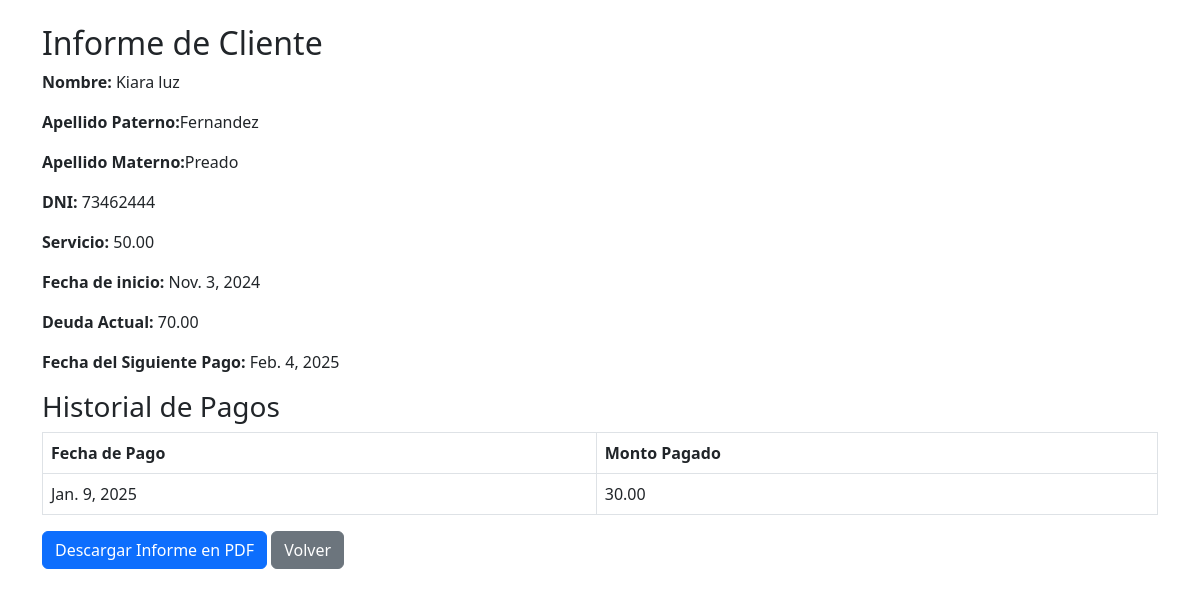
Page /informe/11/ on the committed database.
### app/models.py (models this page shows, shortened)
class Cliente(models.Model):
    SERVICIO_CHOICES = [
        (30, "30"),
        (35, "35"),
        (40, "40"),
        (45, "45"),
        (50, "50"),
        (55, "55"),
    ]
    nombre = models.CharField(max_length=100)
    apellido_paterno = models.CharField(max_length=100)
    apellido_materno = models.CharField(max_length=100)
    dni = models.CharField(max_length=8, unique=True)
    servicio = models.DecimalField(max_digits=5, decimal_places=2, choices=SERVICIO_CHOICES)
    fecha_inicio = models.DateField()
    direccion = models.TextField()
    def deuda_actual(self):
        meses_transcurridos = (date.today().year - self.fecha_inicio.year) * 12 + (date.today().month - self.fecha_inicio.month)
        pagos_realizados = self.pago_set.aggregate(models.Sum('monto_pagado'))['monto_pagado__sum'] or 0
        deuda_total = meses_transcurridos * (self.servicio) - pagos_realizados
        return  max(deuda_total, 0)
    def siguiente_pago(self):
        meses_transcurridos = (date.today().year - self.fecha_inicio.year) * 12 + (date.today().month - self.fecha_inicio.month)
        return self.fecha_inicio + timedelta(days=31 * (meses_transcurridos + 1))

class Pago(models.Model):
    cliente = models.ForeignKey(Cliente, on_delete=models.CASCADE)
    fecha_pago = models.DateField(auto_now_add=True)
    monto_pagado = models.DecimalField(max_digits=10, decimal_places=2)
    class Meta:
        ordering = ['-fecha_pago']

### app/views.py (the view)
# urls.py: path('informe/<int:pk>/', views.ver_informe, name='ver_informe'),
def ver_informe(request, pk):
    cliente = get_object_or_404(Cliente, pk=pk)
    pagos = cliente.pago_set.all()
    deuda_actual = cliente.deuda_actual()
    siguiente_pago = cliente.siguiente_pago()
    return render(request, 'ver_informe.html', {
        'cliente': cliente,
        'pagos': pagos,
        'deuda_actual': deuda_actual,
        'siguiente_pago': siguiente_pago,
    })

### app/templates/ver_informe.html
{% extends 'base.html' %}
{% block content %}
<h2>Informe de Cliente</h2>
<p><strong>Nombre:</strong> {{ cliente.nombre }}</p>
<p><strong>Apellido Paterno:</strong>{{ cliente.apellido_paterno }}</p>
<p><strong>Apellido Materno:</strong>{{ cliente.apellido_materno }}</p>
<p><strong>DNI:</strong> {{ cliente.dni }}</p>
<p><strong>Servicio:</strong> {{ cliente.servicio }}</p>
<p><strong>Fecha de inicio:</strong> {{ cliente.fecha_inicio }}</p>
<p><strong>Deuda Actual:</strong> {{ deuda_actual }}</p>
<p><strong>Fecha del Siguiente Pago:</strong> {{ siguiente_pago }}</p>
<h3>Historial de Pagos</h3>
<table class="table table-bordered">
    <thead>
        <tr>
            <th>Fecha de Pago</th>
            <th>Monto Pagado</th>
        </tr>
    </thead>
    <tbody>
        {% for pago in pagos %}
        <tr>
            <td>{{ pago.fecha_pago }}</td>
            <td>{{ pago.monto_pagado }}</td>
        </tr>
        {% empty %}
        <tr>
            <td colspan="2">No hay pagos registrados.</td>
        </tr>
        {% endfor %}
    </tbody>
</table>
<a href="{% url 'descargar_informe_pdf' cliente.id %}" class="btn btn-primary">Descargar Informe en PDF</a>
<a href="{% url 'listar_clientes' %}" class="btn btn-secondary">Volver</a>
{% endblock %}

### rows in the picture
Cliente: nombre "Kiara luz", apellido_paterno "Fernandez", apellido_materno "Preado", dni "73462444", servicio "50.00", fecha_inicio "Nov. 3, 2024"
Pago: fecha_pago "Jan. 9, 2025", monto_pagado "30.00"

### other values in the picture
{{ deuda_actual }} "70.00"
{{ siguiente_pago }} "Feb. 4, 2025"
